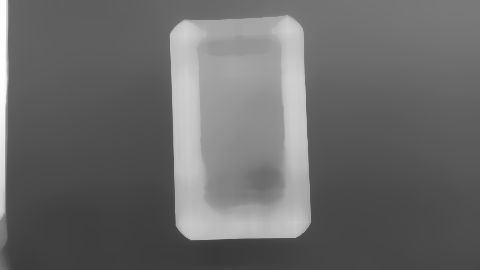
#> input picture dev/approaches/tmp/bg_frame_focused.png, 480 x 270 px, given in place of gt27_0.png, which was not available
$ python x.py
#> lines starting #> are read from the running program, lines starting #| are printed output that depends on the picture
import cv2,numpy as np
for n in ['gt27_0','frame_focused','white']:
    f=cv2.imread(n+'.png'); g=cv2.cvtColor(f,cv2.COLOR_BGR2GRAY)
#> further down, f is the input picture: shape (270, 480, 3); min 57, max 255, mean 105.8
    H,W=g.shape; s=4
#> after `H, W = g.shape`: H = 270; W = 480
    sm=cv2.resize(g,(W//s,H//s),interpolation=cv2.INTER_AREA)
    bg=cv2.medianBlur(sm,31)
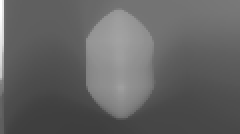
#> bg: shape (67, 120) (shown 2 times larger); min 62, max 255, mean 99.3
    hist=np.bincount(bg.ravel(),minlength=256)
#> hist = 256 values, max 427 at index 95, min 0 at index 0, mean 31.41
    print(n, 'center bg', bg[H//s//2-20:H//s//2+20:10, W//s//2-20:W//s//2+20:10].ravel())
#| gt27_0 center bg [ 99 150 159 145  96 151 159 147  87 143 152 138  79 141 159 137]
    cv2.imwrite('approaches/tmp/bg_'+n+'.png',bg)
#> pass 2 of the loop `for n in ['gt27_0','frame_focused','white']:`:
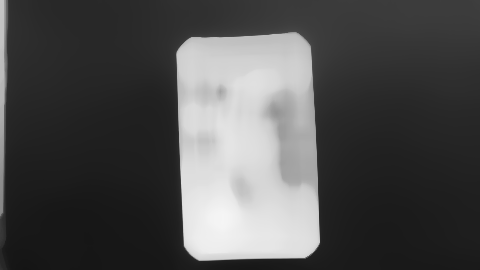
#> input picture dev/approaches/tmp/bg_gt27_0.png, 480 x 270 px, given in place of frame_focused.png, which was not available
#> f is the input picture: shape (270, 480, 3); min 20, max 245, mean 78.6
#> `bg=cv2.medianBlur(sm,31)`:
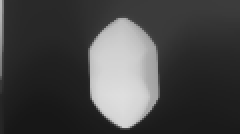
#> bg: shape (67, 120) (shown 2 times larger); min 23, max 222, mean 69.9
#> hist = 256 values, max 417 at index 40, min 0 at index 0, mean 31.41
#| frame_focused center bg [ 44  56 195  80  41 202 207 192  36 209 212 193  32 216 219 209]
